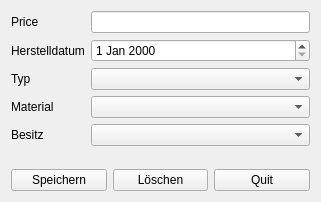
<?xml version="1.0" encoding="UTF-8"?>
<ui version="4.0">
 <class>FinanceDialog</class>
 <widget class="QWidget" name="FinanceDialog">
  <property name="geometry">
   <rect>
    <x>0</x>
    <y>0</y>
    <width>321</width>
    <height>202</height>
   </rect>
  </property>
  <property name="windowTitle">
   <string>Form</string>
  </property>
  <layout class="QVBoxLayout" name="verticalLayout">
   <item>
    <layout class="QFormLayout" name="formLayout">
     <item row="0" column="0">
      <widget class="QLabel" name="priceLabel">
       <property name="text">
        <string>Price</string>
       </property>
      </widget>
     </item>
     <item row="0" column="1">
      <widget class="QLineEdit" name="priceComboBox"/>
     </item>
     <item row="2" column="0">
      <widget class="QLabel" name="typLabel">
       <property name="text">
        <string>Typ</string>
       </property>
      </widget>
     </item>
     <item row="3" column="0">
      <widget class="QLabel" name="materialLabel">
       <property name="text">
        <string>Material</string>
       </property>
      </widget>
     </item>
     <item row="3" column="1">
      <widget class="QComboBox" name="materialComboBox"/>
     </item>
     <item row="2" column="1">
      <widget class="QComboBox" name="typComboBox"/>
     </item>
     <item row="4" column="1">
      <widget class="QComboBox" name="besitzComboBox"/>
     </item>
     <item row="4" column="0">
      <widget class="QLabel" name="besitzLabel">
       <property name="text">
        <string>Besitz</string>
       </property>
      </widget>
     </item>
     <item row="1" column="1">
      <widget class="QDateEdit" name="herstelldatumDateEdit"/>
     </item>
     <item row="1" column="0">
      <widget class="QLabel" name="herstelldatumLabel">
       <property name="text">
        <string>Herstelldatum</string>
       </property>
      </widget>
     </item>
    </layout>
   </item>
   <item>
    <layout class="QHBoxLayout" name="horizontalLayout">
     <item>
      <widget class="QPushButton" name="saveButton">
       <property name="text">
        <string>Speichern</string>
       </property>
      </widget>
     </item>
     <item>
      <widget class="QPushButton" name="delButton">
       <property name="text">
        <string>Löschen</string>
       </property>
      </widget>
     </item>
     <item>
      <widget class="QPushButton" name="quitButton">
       <property name="text">
        <string>Quit</string>
       </property>
      </widget>
     </item>
    </layout>
   </item>
  </layout>
 </widget>
 <resources/>
 <connections/>
</ui>
